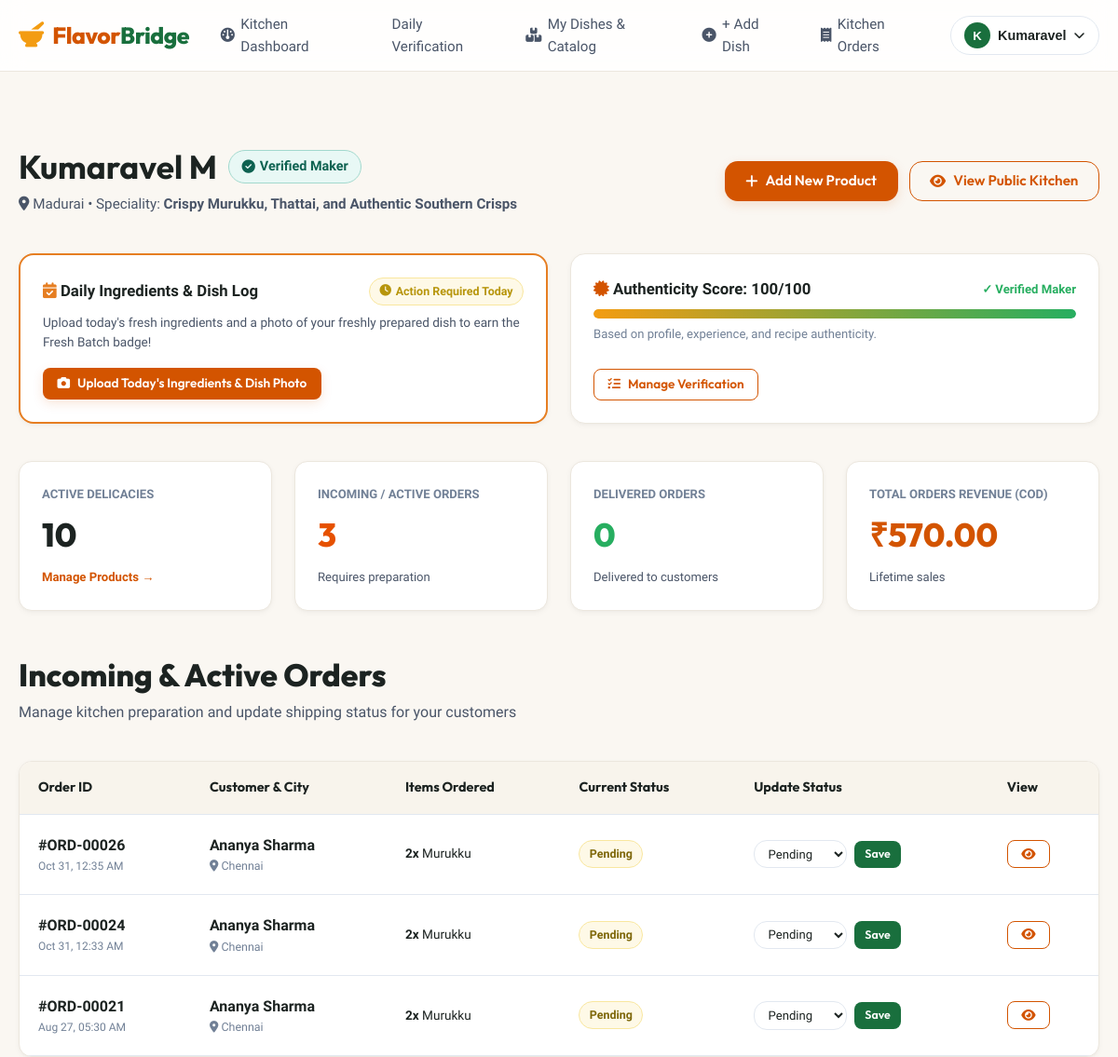
The app's page /food-maker/dashboard (signed in, upper part), older data.
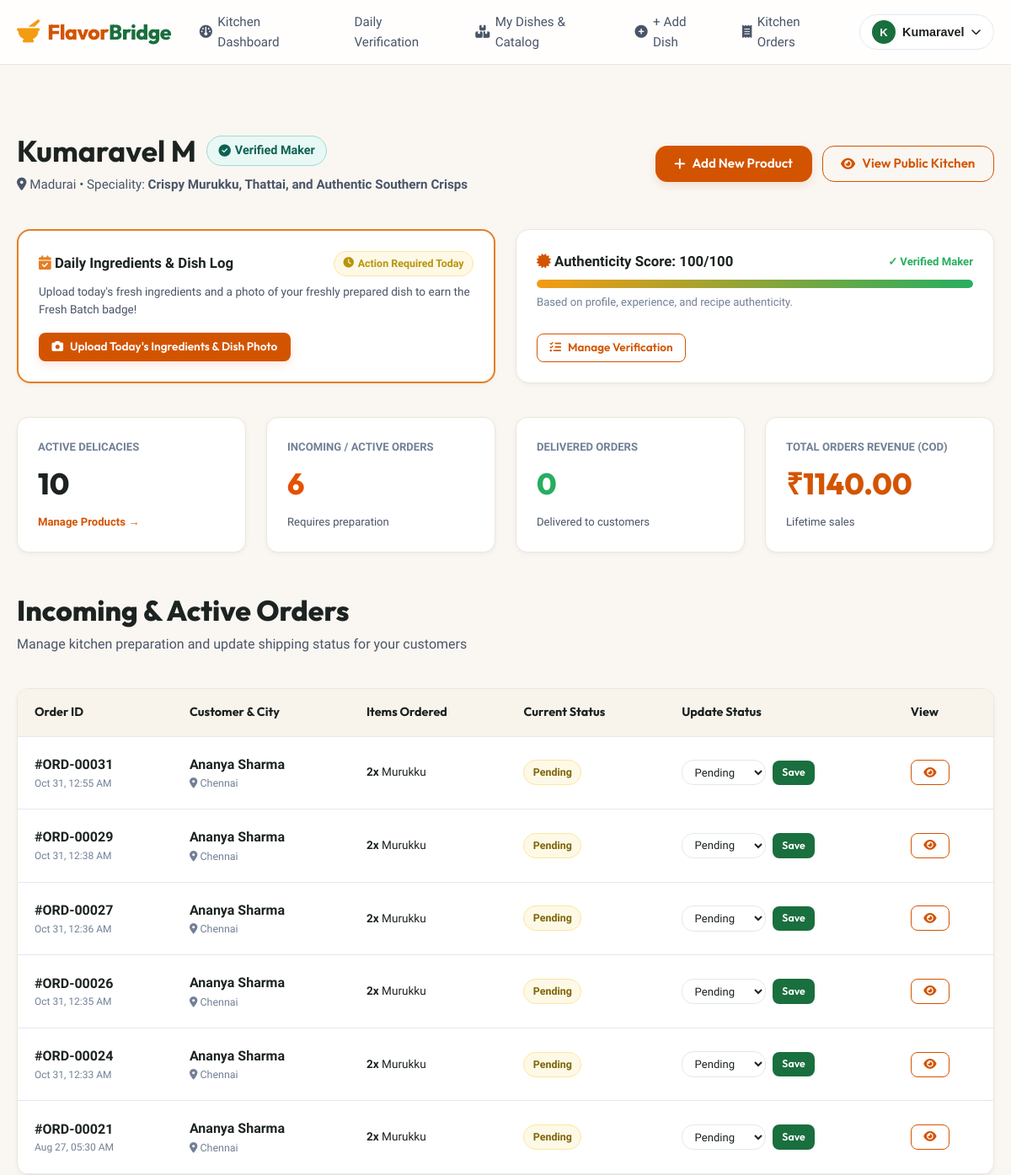
The same page, newer data.
### backend/models.py (models this page shows, shortened)
class Order(db.Model):
    __tablename__ = 'orders'
    id = db.Column(db.Integer, primary_key=True)
    customer_id = db.Column(db.Integer, db.ForeignKey('users.id'), nullable=False)
    total_amount = db.Column(db.Float, nullable=False)
    address = db.Column(db.Text, nullable=False)
    city = db.Column(db.String(100), nullable=False)
    state = db.Column(db.String(100), nullable=False, default='Tamil Nadu')
    pincode = db.Column(db.String(20), nullable=False)
    phone = db.Column(db.String(20), nullable=False)
    payment_method = db.Column(db.String(50), nullable=False, default='Cash on Delivery')
    status = db.Column(db.String(50), nullable=False, default='Pending')
    created_at = db.Column(db.DateTime, default=datetime.utcnow)
    items = db.relationship('OrderItem', backref='order', lazy=True, cascade='all, delete-orphan')
    @property
    def has_fresh_food(self):
        return any(item.product and item.product.product_type == 'Fresh Food' for item in self.items)

class User(db.Model):
    __tablename__ = 'users'
    id = db.Column(db.Integer, primary_key=True)
    name = db.Column(db.String(100), nullable=False)
    email = db.Column(db.String(120), unique=True, nullable=False, index=True)
    password_hash = db.Column(db.String(255), nullable=False)
    role = db.Column(db.String(20), nullable=False, default='customer')  # 'customer' or 'food_maker'
    phone = db.Column(db.String(20), nullable=True)
    city = db.Column(db.String(100), nullable=True)
    address = db.Column(db.Text, nullable=True)
    created_at = db.Column(db.DateTime, default=datetime.utcnow)
    food_maker_profile = db.relationship('FoodMaker', backref='user', uselist=False, cascade='all, delete-orphan')
    cart = db.relationship('Cart', backref='customer', uselist=False, cascade='all, delete-orphan')
    orders = db.relationship('Order', backref='customer', lazy=True)
    reviews = db.relationship('Review', backref='customer', lazy=True)
    interactions = db.relationship('Interaction', backref='customer', lazy=True)

class OrderItem(db.Model):
    __tablename__ = 'order_items'
    id = db.Column(db.Integer, primary_key=True)
    order_id = db.Column(db.Integer, db.ForeignKey('orders.id', ondelete='CASCADE'), nullable=False)
    product_id = db.Column(db.Integer, db.ForeignKey('products.id'), nullable=False)
    food_maker_id = db.Column(db.Integer, db.ForeignKey('food_makers.id'), nullable=False)
    quantity = db.Column(db.Integer, nullable=False, default=1)
    price = db.Column(db.Float, nullable=False)  # Unit price at time of purchase
    @property
    def subtotal(self):
        return self.quantity * self.price

class Product(db.Model):
    __tablename__ = 'products'
    id = db.Column(db.Integer, primary_key=True)
    food_maker_id = db.Column(db.Integer, db.ForeignKey('food_makers.id', ondelete='CASCADE'), nullable=False)
    name = db.Column(db.String(150), nullable=False, index=True)
    category = db.Column(db.String(100), nullable=False, index=True)
    description = db.Column(db.Text, nullable=True)
    ingredients = db.Column(db.Text, nullable=True)
    price = db.Column(db.Float, nullable=False)
    city = db.Column(db.String(100), nullable=False, index=True)
    region = db.Column(db.String(100), nullable=True)
    image = db.Column(db.String(255), nullable=True)
    stock = db.Column(db.Integer, default=10)
    product_type = db.Column(db.String(50), nullable=False, default='Packaged Food')  # 'Packaged Food' or 'Fresh Food'
    preparation_time = db.Column(db.String(50), nullable=True, default='1-2 days')
    net_quantity = db.Column(db.String(50), nullable=True, default='250g')  # e.g., '500g', '150g', '250g', '1 kg', '1 Plate'
    created_at = db.Column(db.DateTime, default=datetime.utcnow)
    cart_items = db.relationship('CartItem', backref='product', lazy=True, cascade='all, delete-orphan')
    order_items = db.relationship('OrderItem', backref='product', lazy=True)
    reviews = db.relationship('Review', backref='product', lazy=True, cascade='all, delete-orphan')
    interactions = db.relationship('Interaction', backref='product', lazy=True, cascade='all, delete-orphan')

### backend/routes/food_maker_routes.py (the view)
@food_maker_bp.route('/food-maker/dashboard')
@login_required
@role_required('food_maker')
def dashboard():
    user_id = session.get('user_id')
    maker = get_or_create_food_maker(user_id)
    if not maker:
        return redirect(url_for('auth.login'))
    maker.calculate_verification_score()
    db.session.commit()
    products = Product.query.filter_by(food_maker_id=maker.id).all()
    orders = Order.query.join(OrderItem).filter(OrderItem.food_maker_id == maker.id).distinct().order_by(Order.created_at.desc()).all()
    pending_orders = [o for o in orders if o.status in ['Pending', 'Accepted', 'Preparing', 'Shipped', 'Out for Delivery']]
    completed_orders = [o for o in orders if o.status == 'Delivered']
    order_items = OrderItem.query.filter(OrderItem.food_maker_id == maker.id).all()
    total_revenue = sum(item.subtotal for item in order_items if item.order and item.order.status != 'Cancelled')
    return render_template(
        'food_maker_dashboard.html',
        maker=maker,
        products=products,
        orders=orders,
        pending_orders=pending_orders,
        completed_orders=completed_orders,
        total_revenue=total_revenue
    )

### backend/models.py (called while the page is built)
    @property
    def today_verification(self):
        today_str = datetime.utcnow().strftime('%Y-%m-%d')
        return DailyVerification.query.filter_by(food_maker_id=self.id, log_date=today_str).first()

### backend/utils/security.py (called while the page is built, shortened)
def login_required(f):
    @wraps(f)
    def decorated_function(*args, **kwargs):
        user_id = session.get('user_id')
        if not user_id or not User.query.get(user_id):
            session.clear()
            flash('Please log in to access this page.', 'warning')
            return redirect(url_for('auth.login', next=request.path))
        return f(*args, **kwargs)
    return decorated_function

def get_or_create_food_maker(user_id):
    from backend.extensions import db
    from backend.models import FoodMaker
    user = User.query.get(user_id)
    if not user:
        return None
    maker = FoodMaker.query.filter_by(user_id=user.id).first()
    return maker

### frontend/templates/food_maker_dashboard.html (shortened to what the changed rows need)
{% extends "base.html" %}
{% block content %}
<div class="container" style="padding: 3rem 1.25rem;">
  <div style="display: flex; justify-content: space-between; align-items: center; margin-bottom: 2.5rem; flex-wrap: wrap; gap: 1.5rem;">
    <div>
      <div style="display: flex; align-items: center; gap: 0.75rem; margin-bottom: 0.4rem;">
        <h1 style="font-size: 2.2rem; margin: 0;">{{ maker.user.name }}</h1>
      </div>
    </div>
  </div>
  <div style="display: grid; grid-template-columns: repeat(auto-fit, minmax(220px, 1fr)); gap: 1.5rem; margin-bottom: 3rem;">
    <div style="background: #FFFFFF; border-radius: 14px; border: var(--border-light); padding: 1.5rem; box-shadow: var(--shadow-sm);">
      <div style="font-size: 0.82rem; color: var(--gray-medium); text-transform: uppercase; font-weight: 700;">Incoming / Active Orders</div>
      <div id="maker-metric-active-orders" style="font-size: 2.2rem; font-weight: 800; color: #E65100; font-family: var(--font-heading); margin-top: 0.3rem;">
        {{ pending_orders|length }}
      </div>
      <span style="font-size: 0.82rem; color: var(--gray-dark); margin-top: 0.4rem; display: inline-block;">Requires preparation</span>
    </div>
    <div style="background: #FFFFFF; border-radius: 14px; border: var(--border-light); padding: 1.5rem; box-shadow: var(--shadow-sm);">
      <div style="font-size: 0.82rem; color: var(--gray-medium); text-transform: uppercase; font-weight: 700;">Total Orders Revenue (COD)</div>
      <div id="maker-metric-total-revenue" style="font-size: 2.2rem; font-weight: 800; color: var(--primary); font-family: var(--font-heading); margin-top: 0.3rem;">
        ₹{{ "%.2f"|format(total_revenue) }}
      </div>
      <span style="font-size: 0.82rem; color: var(--gray-dark); margin-top: 0.4rem; display: inline-block;">Lifetime sales</span>
    </div>
  </div>
  <div style="margin-bottom: 3.5rem;">
    <div class="section-header">
      <div>
        <h2 class="section-title">Incoming & Active Orders</h2>
      </div>
    </div>
    {% if orders %}
      <div class="cart-table-wrapper">
        <table class="table">
          <thead>
            <tr>
              <th>Order ID</th>
              <th>Customer & City</th>
              <th>Items Ordered</th>
              <th>Current Status</th>
              <th>Update Status</th>
              <th>View</th>
            </tr>
          </thead>
          <tbody>
            {% for order in orders %}
              <tr id="maker-order-row-{{ order.id }}">
                <td>
                  <strong>#ORD-{{ "%05d"|format(order.id) }}</strong>
                  <div style="font-size: 0.75rem; color: var(--gray-medium);">{{ order.created_at.strftime('%b %d, %I:%M %p') }}</div>
                </td>
                <td>
                  <strong>{{ order.customer.name if order.customer else 'Customer' }}</strong>
                  <div style="font-size: 0.78rem; color: var(--gray-medium);"><i class="fa-solid fa-location-dot"></i> {{ order.city }}</div>
                </td>
                <td>
                  <div style="font-size: 0.85rem;">
                    {% for item in order.items if item.food_maker_id == maker.id %}
                      <div><strong>{{ item.quantity }}x</strong> {{ item.product.name if item.product else 'Delicacy' }}</div>
                    {% endfor %}
                  </div>
                </td>
                <td>
                  <span id="order-status-badge-{{ order.id }}" class="badge {% if order.status == 'Delivered' %}badge-verified{% elif order.status in ['Preparing', 'Shipped', 'Out for Delivery'] %}badge-fresh{% else %}badge-pending{% endif %}">
                    {{ order.status }}
                  </span>
                </td>
                <td>
                  <form method="POST" action="{{ url_for('order.update_order_status') }}" class="order-status-ajax-form" data-order-id="{{ order.id }}" style="display: flex; gap: 0.5rem; align-items: center;">
                    <select name="status" class="form-control" style="font-size: 0.82rem; padding: 0.35rem 0.65rem; width: auto;">
                      <option value="Pending" {{ 'selected' if order.status == 'Pending' else '' }}>Pending</option>
                    </select>
                    <button type="submit" class="btn btn-secondary btn-sm" style="padding: 0.35rem 0.65rem; font-size: 0.78rem;">
                      Save
                    </button>
                  </form>
                </td>
                <td>
                  <a href="{{ url_for('order.order_detail', order_id=order.id) }}" class="btn btn-outline btn-sm">
                    <i class="fa-solid fa-eye"></i>
                  </a>
                </td>
              </tr>
            {% endfor %}
          </tbody>
        </table>
      </div>
    {% else %}
      <div style="background: #FFFFFF; border-radius: 14px; padding: 2.5rem; text-align: center; border: var(--border-light);">
        <p style="color: var(--gray-medium); margin: 0;">No incoming orders yet. As customers discover your products, they will appear here in real-time!</p>
      </div>
    {% endif %}
  </div>
</div>
{% endblock %}

Row changes from the older to the newer data that the page shows:
added Order: id "00031", created_at "Oct 31, 12:55 AM", customer "Ananya Sharma", city "Chennai", status "Pending"
added OrderItem: quantity "2", product "Murukku", shown under "00031"
added Order: id "00029", created_at "Oct 31, 12:38 AM", customer "Ananya Sharma", city "Chennai", status "Pending"
added OrderItem: quantity "2", product "Murukku", shown under "00029"
added Order: id "00027", created_at "Oct 31, 12:36 AM", customer "Ananya Sharma", city "Chennai", status "Pending"
added OrderItem: quantity "2", product "Murukku", shown under "00027"
Text that changed along with them:
{{ pending_orders|length }}: "3" → "6"
{{ "%.2f"|format(total_revenue) }}: "570.00" → "1140.00"
